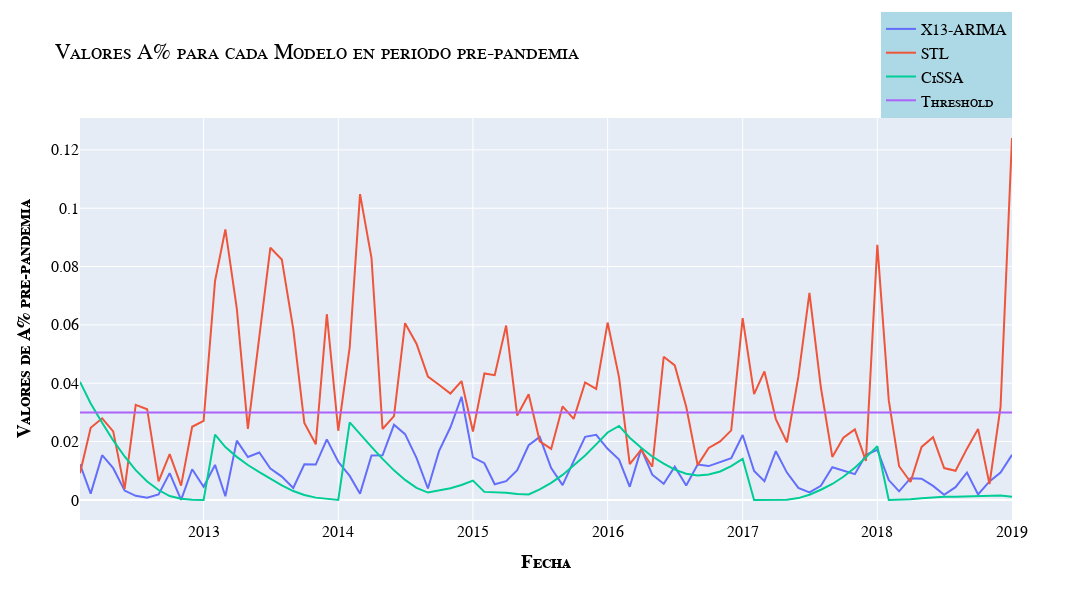

The notebook cell this image was saved under:
### Code cell
x13 = pd.read_csv(rt+"/X13Model_out20220501/A%_pre.csv")
stl = pd.read_csv(rt+"/STLModel_out20220501/A%_pre.csv")
cissa = pd.read_csv(rt+"/CiSSAModel_out20220501/A%_pre.csv")
fig = go.Figure()
fig.add_trace(go.Scatter(x=x13['ds'], y=x13.iloc[:,1], name="X13-ARIMA"))
fig.add_trace(go.Scatter(x=stl['ds'], y=stl.iloc[:,1], name="STL"))
fig.add_trace(go.Scatter(x=cissa['ds'], y=cissa.iloc[:,1], name="CiSSA"))
fig.add_trace(go.Scatter(x=cissa['ds'], y=0.03*np.ones(len(cissa)), name="Threshold"))
fig.update_layout(
    title="Valores A% para cada Modelo en periodo pre-pandemia",
    yaxis_title="<b>Valores de A% pre-pandemia</b>",
    )
fig.update_layout(**generic_layouts)
fig
